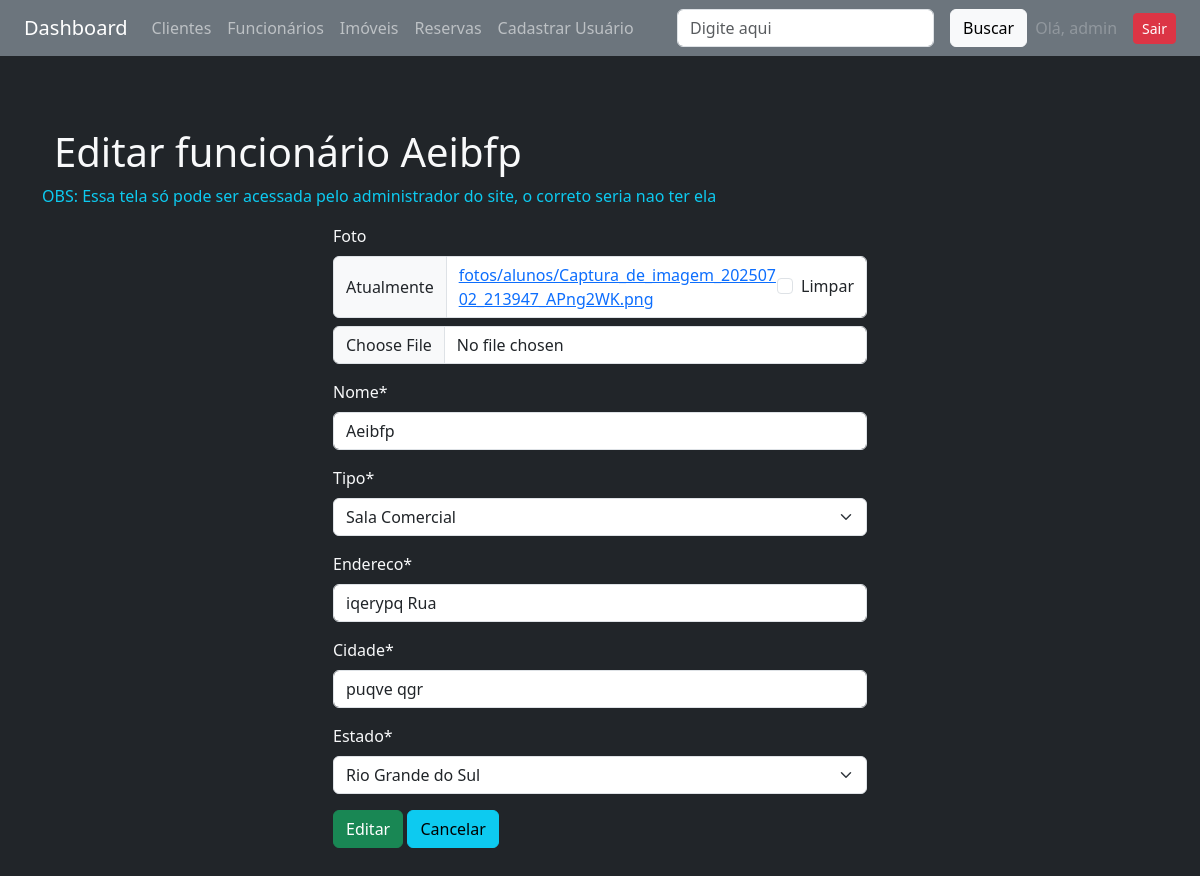
Screenshot of /imoveis/editar/6 (signed in) with the database file from the repository.
### imoveis/models.py (models this page shows, shortened)
class Imovel(models.Model):
    TIPO_CHOICES = [
        ('AP', 'Apartamento'),
        ('CA', 'Casa'),
        ('SC', 'Sala Comercial'),
    ]
    ESTADO_CHOICES = [
        ('RS', 'Rio Grande do Sul'),
        ('SC', 'Santa Catarina'),
        ('SP', 'São Paulo'),
    ]
    nome = models.CharField(max_length=100)
    tipo = models.CharField(max_length=2, choices=TIPO_CHOICES)
    endereco = models.CharField(max_length=255)
    cidade = models.CharField(max_length=100)
    estado = models.CharField(max_length=2, choices=ESTADO_CHOICES)
    ativo = models.BooleanField(default=True)
    foto = StdImageField(
        upload_to='fotos/alunos',
        variations={'thumb': (150, 150), 'medium': (300, 300)},
        blank=True,
        null=True
    )

### imoveis/views.py (the view)
# urls.py: path('editar/<id>', editar_imoveis, name='editar'),
@login_required
def editar_imoveis(request, id):
    try:
        imovel = Imovel.objects.get(id=id)
    except:
        return redirect('imoveis:lista', campo='nome')
    if request.method == 'POST':
        form = ImovelForm(request.POST, instance=imovel, files=request.FILES)
        if form.is_valid():
            form.save()
            return redirect('imoveis:lista', campo='nome')
    form = ImovelForm(instance=imovel)
    dados = {'form': form, 'imovel': imovel}
    return render(request, 'imoveis/editar.html', dados)

### imoveis/forms.py
class ImovelForm(forms.ModelForm):
    class Meta:
        model = Imovel
        fields = ['foto', 'nome', 'tipo', 'endereco', 'cidade', 'estado']

### imoveis/templates/imoveis/editar.html (shortened to what this page needs)
{% extends 'base.html' %}
{% load crispy_forms_tags %}
{% block content %}
<div class="container-sm mt-5">
  <h1>Editar funcionário {{ imovel.nome }}</h1>
</div>
<p class="text-info">OBS: Essa tela só pode ser acessada pelo administrador do site, o correto seria nao ter ela</p>
<div class="container my-3">
  <div class="row">
    <div class="col-6 mx-auto">
      <form method="post" enctype="multipart/form-data">
        {{ form|crispy }}
        <button type="submit" class="btn btn-success">Editar</button>
        <a href="{% url 'imoveis:lista' 'nome' %}"><button type="button" class="btn btn-info">Cancelar</button></a>
      </form>
    </div>
  </div>
</div>
{% endblock %}

### core/templates/base.html (shortened to what this page needs)
<!DOCTYPE html>
<html lang="pt-br">
<head>
    <link href="https://cdn.jsdelivr.net/npm/bootstrap@5.3.6/dist/css/bootstrap.min.css" rel="stylesheet">
</head>
<body class="bg-dark text-light">
    <nav class="navbar navbar-expand-lg navbar-dark bg-secondary px-4">
        <a class="navbar-brand" href="{% url 'core:index' %}">Dashboard</a>
        <div class="collapse navbar-collapse">
            <ul class="navbar-nav me-auto">
                <li class="nav-item">
                    <a class="nav-link" href="{% url 'clientes:lista' 'nome' %}">Clientes</a>
                </li>
                <li class="nav-item">
                    <a class="nav-link" href="{% url 'funcionarios:lista' 'nome' %}">Funcionários</a>
                </li>
                <li class="nav-item">
                    <a class="nav-link" href="{% url 'imoveis:lista' 'nome' %}">Imóveis</a>
                </li>
                <li class="nav-item">
                    <a class="nav-link" href="{% url 'imoveis:lista_reservas' 'cliente' %}">Reservas</a>
                </li>
                <li class="nav-item">
                    <a class="nav-link" href="{% url 'auth:cadastrar' %}">Cadastrar Usuário</a>
                </li>
            </ul>
        </div>
        {% include 'partials/_busca.html' %}
        {% if user.is_authenticated %}
        <ul class="navbar-nav ms-auto">
            <li class="nav-item">
                <div class="d-flex align-items-center gap-2">
                    <span class="nav-link disabled mb-0">Olá, {{ user.username }}</span>
                    <a class="btn btn-danger btn-sm" href="{% url 'auth:logout' %}">Sair</a>
                </div>
            </li>
        </ul>
        {% endif %}
    </nav>
    <main class="container py-4">
        {% block content %}{% endblock %}
    </main>
</body>
</html>

### rows the page displays
Imovel: nome "Aeibfp", tipo "Sala Comercial", endereco "iqerypq Rua", cidade "puqve qgr", estado "Rio Grande do Sul"

### other values shown
{{ user.username }} "admin"
